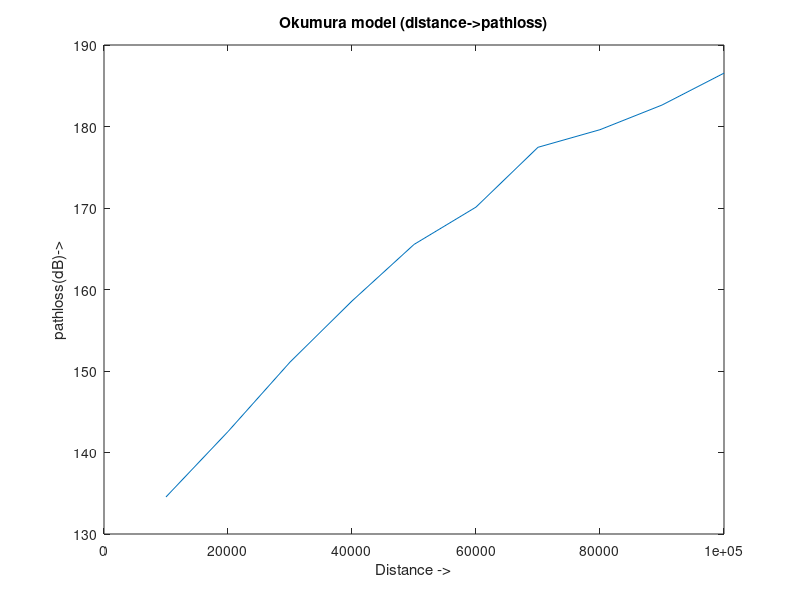

Recreate this plot in MATLAB.
c=3*10^8;%speed of light
f=900*10^6;%freq.
lamda=c/f;%wavelenght

h_t= 100;%hight of transmiting antenna
h_r= 10;%hight of receving antenna
g_hte=20*log10(h_t/200);%gain of transmiting antena 
d=[100*10^3,90*10^3,80*10^3,70*10^3,60*10^3,50*10^3,40*10^3,30*10^3,20*10^3,10*10^3];
amu=[58 , 55 , 53 , 52 , 46 , 43 , 38 , 33 , 28 , 26];
Garea=9;
g_hre=0;

if ( h_r <3 )
    then 
    g_hre=10*log10(h_r/3);%gain of recieving antena
    
else if( h_r>3 && h_r<10)
        then
        g_hre=20*log10(h_r/3);%gain of Recieving antena
    end
end


lf= 10*log10((4*pi)^2.*d.^2/lamda^2);%free space prapogation loss
lfifty=lf + amu-g_hte-g_hre-Garea;%50% path loss in dB

plot(d,lfifty);%plot
title('Okumura model (distance->pathloss)');
xlabel('Distance ->');
ylabel('pathloss(dB)->');

